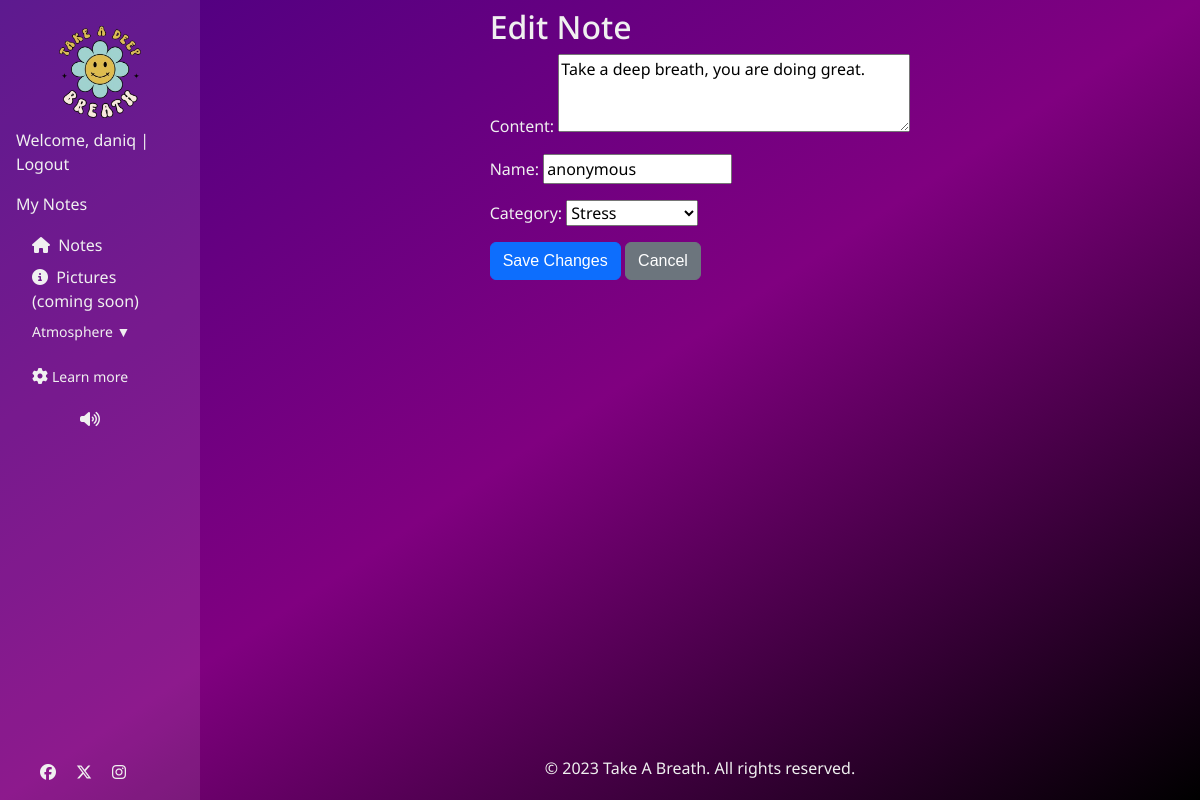
/note/1/edit/ (signed in), run on the app's committed database.
### quote/models.py (models this page shows, shortened)
class Note(models.Model):
    CATEGORY = (
        (0, "Uncategorized"),
        (1, "Stress"),
        (2, "Depression"),
        (3, "Anxiety"),
    )
    STATUS = (
        (0, "Pending"),
        (1, "Approved"),
        (2, "Denied"),
    )
    content = models.CharField(max_length=100)
    name = models.CharField(max_length=100, default='anonymous', blank=True)
    created_on = models.DateTimeField(auto_now_add=True)
    status = models.IntegerField(choices=STATUS, default=0)
    category = models.IntegerField(choices = CATEGORY, default=0, blank=True)
    author = models.ForeignKey(
        User,
        on_delete=models.SET(get_removed_user),
        related_name="notes",
    )
    class Meta:
        ordering = ["created_on"] # Order by creation date in ascending order

### quote/views.py (the view, shortened to what this page needs)
# urls.py: path('note/<int:pk>/edit/', views.NoteUpdateView.as_view(), name='edit_note'),
class NoteUpdateView(LoginRequiredMixin, UpdateView):
    model = Note
    form_class = NoteForm
    template_name = "quote/edit-note.html"
    def get_queryset(self):
        return Note.objects.filter(author=self.request.user)

### quote/forms.py (shortened to what this page needs)
class NoteForm(forms.ModelForm):
    class Meta:
        model = Note
        fields = ['content', 'name', 'category']
        widgets = {
            'content': forms.Textarea(attrs={'rows':3, 'placeholder': 'Write your quote here...'}),
            'name': forms.TextInput(attrs={'placeholder': 'Your name (if you want)'}),
            'category': forms.Select(),
        }

### quote/templates/quote/edit-note.html
{% extends "base.html" %}
{% block content %}
<main>
  <section class="edit-section">
    <div class="container">
      <h2>Edit Note</h2>
      <form method="post">
        {% csrf_token %} {{ form.as_p }}
        <button type="submit" class="btn btn-primary">Save Changes</button>
        <a href="{% url 'my_notes' %}" class="btn btn-secondary">Cancel</a>
      </form>
    </div>
  </section>
</main>
{% endblock %}

### templates/base.html (shortened to what this page needs)
{% load static %} {% url 'home' as home_url %}
<!DOCTYPE html>
<html lang="en">
  <head>
    <link
      href="https://cdn.jsdelivr.net/npm/bootstrap@5.3.3/dist/css/bootstrap.min.css"
      rel="stylesheet"
    />
    <link rel="stylesheet" href="{% static 'css/style.css' %}" />
  </head>
  <body class="theme-space">
    <div class="sidebar" id="sidebar">
      <img
        id="logo"
        src="{% static 'images/Logoo-removebg-preview.png' %}"
        alt="Logo"
        class="img-fluid"
      />
      {% if user.is_authenticated %}
      <p>
        Welcome, {{ user.username }} | <a href="{% url 'logout' %}">Logout</a>
      </p>
      <a href="{% url 'my_notes' %}">My Notes</a>
      {% else %}
      <p>
        <a href="{% url 'login' %}">Login</a> |
        <a href="{% url 'signup' %}">Sign Up</a>
      </p>
      {% endif %}
      <ul class="nav-list">
        <li>
          <a href="{% url 'home' %}"><i class="fas fa-home"></i> Notes </a>
        </li>
        <li>
          <a href="#"
            ><i class="fas fa-info-circle"></i> Pictures (coming soon)</a
          >
        </li>
        <li>
          <div class="dropdown-container">
            <div class="dropdown-header">Atmosphere ▼</div>
          </div>
        </li>
        <li>
          <div class="dropdown-container">
            <div class="dropdown-header">
              <i class="fas fa-cog"></i>Learn more
            </div>
          </div>
        </li>
        <i id="toggleAudio" class="fa-solid fa-volume-high"></i>
      </ul>
      <div id="social-links-nav">
        <a
          href="https://www.facebook.com/"
          target="_blank"
          aria-label="Visit us on Facebook.(Opens in new tab)"
          rel="noopener"
        >
          <i class="fa-brands fa-facebook"></i>
        </a>
        <a
          href="https://www.twitter.com/"
          target="_blank"
          aria-label="Visit us on Twitter.(Opens in new tab)"
          rel="noopener"
        >
          <i class="fa-brands fa-x-twitter"></i>
        </a>
        <a
          href="https://www.instagram.com/"
          target="_blank"
          aria-label="Visit us on Instagram.(Opens in new tab)"
          rel="noopener"
        >
          <i class="fa-brands fa-instagram"></i>
        </a>
      </div>
    </div>
    <main class="flex-shrink-0 main-bg">
      {% block content %}{% endblock content %}
      <footer class="mt-auto" id="footer">
        <div class="container">
          <p>&copy; 2023 Take A Breath. All rights reserved.</p>
        </div>
      </footer>
    </main>
  </body>
</html>

### static/css/style.css (style rules this page uses)
:root { --primary-font: "Noto Sans", serif; --notes-font: "Allison", sans-serif; --white: white; --primary-color: #f0f0f0; --black: black; }
body { margin: 0; font-family: sans-serif; min-height: 100vh; color: pink; display: flex; background-repeat: no-repeat; }
h2, label, p, a, li, i { font-family: var(--primary-font); color: var(--primary-color); }
main { flex: 1; display: flex; flex-direction: column; align-items: center; justify-content: flex-start; padding: 0.25rem; position: relative; overflow: visible; }
ul { list-style: none; padding: 0; margin: 0; }
a { text-decoration: none; }
i { padding-right: 0.25rem; font-size: 1rem; }
.sidebar { background: rgba(255, 255, 255, 0.1); padding: 1rem; width: 200px; }
.nav-list { display: flex; flex-direction: column; gap: 0.5rem; padding: 1rem; }
#toggleAudio { padding-left: 3rem; }
#social-links-nav { display: flex; gap: 1rem; bottom: 1rem; left: 2.5rem; position: fixed; z-index: 1000; }
.theme-space { background: linear-gradient(to bottom right, #d8b4fe, #c4b5fd); color: #3730a3; }
body.theme-space { background: linear-gradient(to bottom right, indigo, purple, black); }
#footer { bottom: -5rem; }
.dropdown-container { margin-bottom: 1rem; }
.dropdown-header { cursor: pointer; user-select: none; }

### data on the page
Note: content "Take a deep breath, you are doing great.", name "anonymous", category "Stress"

### other printed values
{{ user.username }} "daniq"
